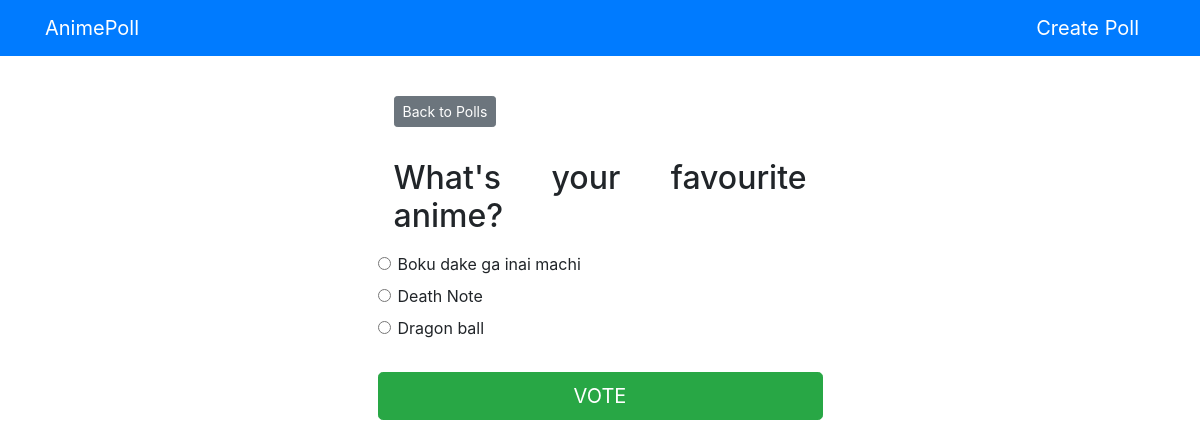
The page /polls/1/ on the database its author committed.
### polls/models.py (models this page shows, shortened)
class Question(models.Model):
    question_text = models.CharField(max_length = 200)
    pub_date = models.DateTimeField("date published",default = datetime.now)

class Choice(models.Model):
    question = models.ForeignKey(Question, on_delete = models.CASCADE)
    choice_text = models.CharField(max_length = 200)
    votes = models.IntegerField(default = 0)

### polls/views.py (the view)
# urls.py: path('<int:question_id>/', DetailView, name='detail'),
def DetailView(request,question_id):
    question = get_object_or_404(Question,pk = question_id)
    context = {
        'question' : question
    }
    return render(request,"polls/details.html",context)

### polls/templates/polls/details.html (shortened to what this page needs)
{% extends "polls/base.html" %}
{% block content %}
<a class="btn btn-secondary btn-sm m-3" href="{% url 'polls:index' %}"> Back to Polls </a>
<h2 class="text-justify m-3">{{question.question_text}}</h2>
<form class="" action="{% url 'polls:vote' question.id %}" method="post">
  {% for choice in question.choice_set.all %}
    <div class="form-check">
      <input
      type="radio"
      name="choice"
      value="{{choice.id}}"
      class="form-check-input"
      >
      <label for="choice{{forloop.counter}}">{{ choice.choice_text }}</label><br>
    </div>
  {% endfor %}
  <input type="submit" value="VOTE" class="btn btn-success btn-lg btn-block mt-4">
</form>
{% endblock %}

### rows shown on the page
Question: question_text "What's your favourite anime?"
Choice: choice_text "Boku dake ga inai machi"
Choice: choice_text "Death Note"
Choice: choice_text "Dragon ball"
